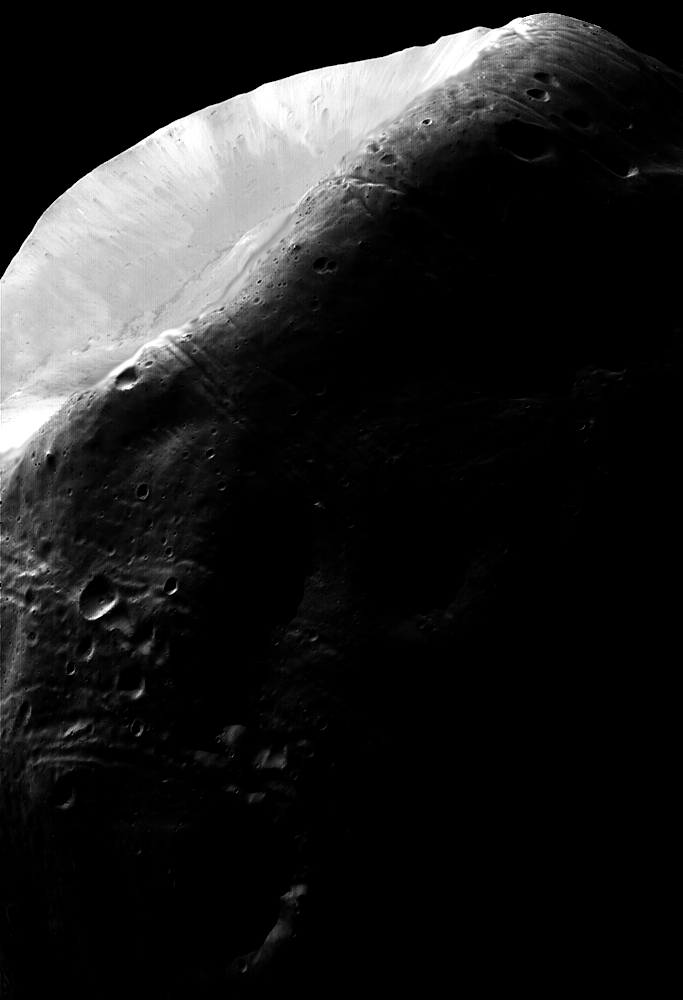
#> input picture lab3/Q3_2.tif, 683 x 1000 px
$ python hist_match.py
#> lines starting #> are read from the running program, lines starting #| are printed output that depends on the picture
import numpy as np
import cv2 as cv
from matplotlib import pyplot as plt
from matplotlib.colors import Normalize


def hist_match(input_image, spec_hist=None):
    """
    Specify a histogram for image Q3_2.tif, such that by matching the histogram of Q3_2.tif to the specified one,
    the image is enhanced. Implement the specified histogram matching to the input image Q3_2.tif. You may refer to
    the histogram given in the Lecture Notes 3 page 49, but not necessary to use the same one. in your report.
    """
#> called with input_image = 'Q3_2.tif'

    raw_img = cv.imread(input_image, cv.IMREAD_GRAYSCALE)
#> raw_img is the input picture: shape (1000, 683); min 0, max 255, mean 31.7
    L = 2 ** 8
    if spec_hist is None:
        spec_hist = np.array([1 / L] * L)
    # spec_hist = spec_hist / sum(spec_hist)

    bins = range(L + 1)

    input_hist, _ = np.histogram(raw_img.flat, bins=bins, density=True)
#> input_hist = 256 values, max 0.618 at index 0, min 1.61e-05 at index 90, mean 0.00391
    s = np.array([(L - 1) * input_hist[:k + 1].sum() for k in range(L)], int)
#> s = 256 values from 157 to 255
    g = np.array([(L - 1) * spec_hist[:q + 1].sum() for q in range(L)], int)
    # the index of g is implicitly z
    # z = np.array([np.where(g == e)[0][0] if len(np.where(g == e)[0]) != 0 else 0 for e in s], int)
    z = np.array([np.abs(g - e).argmin() for e in s], int)
#> z = 256 values from 157 to 255

    # [8 lines of commented-out code are left out]

    out_img = np.array([z[r] for r in raw_img], int).reshape(raw_img.shape)
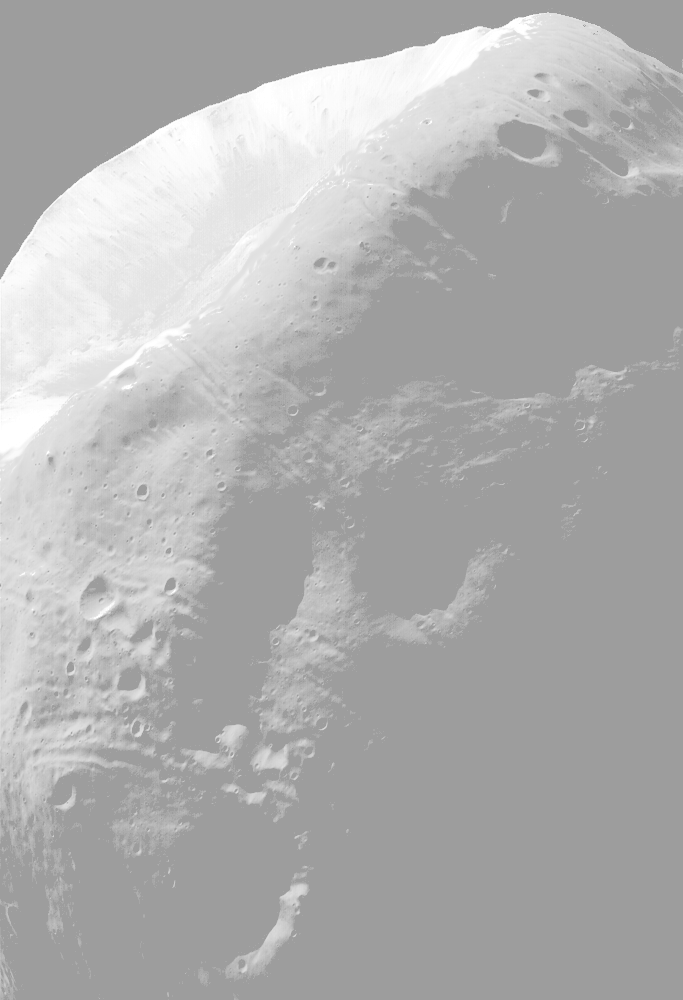
#> out_img: shape (1000, 683) int64; min 157, max 255, mean 176
    output_hist, _ = np.histogram(out_img.flat, bins=bins, density=True)
#> output_hist = 256 values, max 0.618 at index 157, min 0 at index 0, mean 0.00391

    # %% plots
    norm = Normalize(vmin=0, vmax=255)

    plt.subplot(121)
    plt.imshow(raw_img, cmap='gray', norm=norm)
    plt.title("Raw " + input_image)

    plt.subplot(122)
    plt.imshow(out_img, cmap='gray', norm=norm)
    plt.title("Enhanced " + input_image)
    # plt.savefig(file_name + "_comparison.png")
    plt.show()

    plt.figure(figsize=(9.6, 4.8))
    plt.subplot(131)
    plt.title("Histogram of raw " + input_image)
    plt.bar(range(L), input_hist)
    # plt.xticks([])

    plt.subplot(132)
    plt.title("Specified histogram")
    plt.bar(range(L), spec_hist)
    # plt.xticks([])

    plt.subplot(133)
    plt.title("Histogram of enhanced " + input_image)
    plt.bar(range(L), output_hist)
    # plt.legend(('raw image', 'specified histogram', 'matched image'))
    # plt.savefig(file_name + "_histogram.png")
    plt.show()
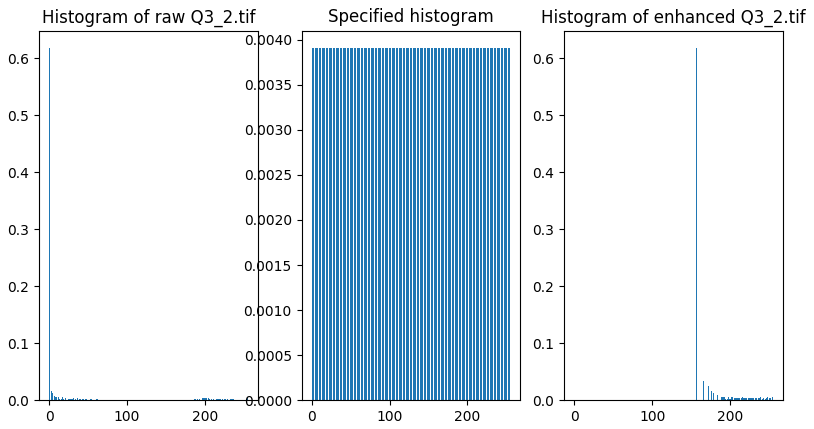
#> figure drawn by matplotlib, 3 panels; panel 1: tallest bar 0.618 high, from x = -0.4 to 0.4; panel 3: tallest bar 0.618 high, from x = 156.6 to 157.4

    plt.plot(z)
    plt.title("Histogram matching transformation for " + input_image)
    plt.xlabel('$r_k$')
    plt.ylabel('$z_k$')
    plt.show()
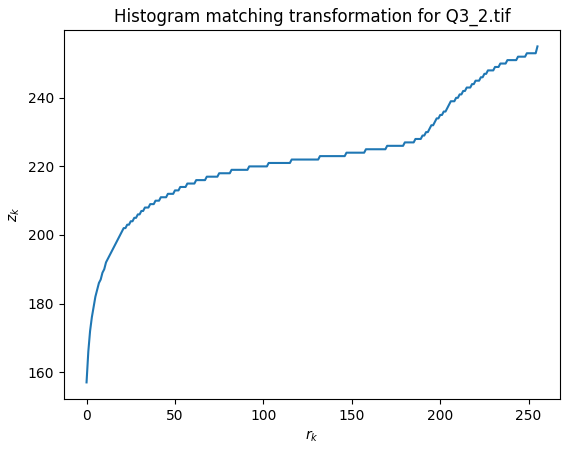
#> figure drawn by matplotlib, 1 panel; curve peaks at x = 255, y = 255

    return out_img, output_hist, input_hist  # , z


# %%
out_img_1, out_hist_1, *_ = hist_match('Q3_2.tif')
#> out_hist_1 has the same summary as output_hist in hist_match
# out_img_1, out_hist_1, _, z1 = hist_match('Q3_2.tif')

# %%
hist = np.concatenate((np.linspace(0, 7, 8 - 0),
                       np.linspace(7, 0.75, 16 - 8),
                       np.linspace(0.75, 0, 184 - 16),
                       np.linspace(0, 0.5, 200 - 184),
                       np.linspace(0.5, 0, 256 - 200)), axis=0)
hist = hist / hist.sum()
plt.plot(hist)
plt.title("Histogram specified")
plt.xlabel('intensity')
plt.ylabel('percentage')
plt.show()
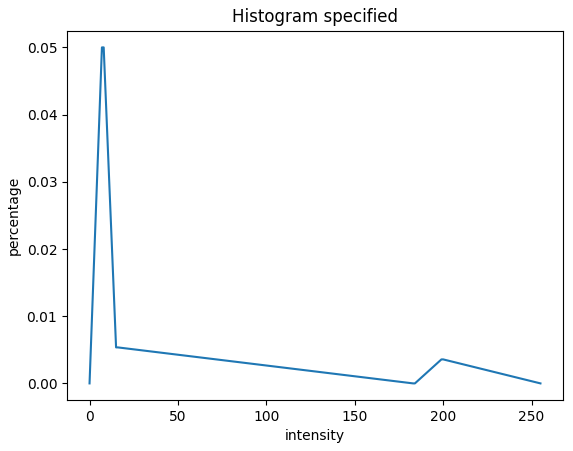
#> figure drawn by matplotlib, 1 panel; curve peaks at x = 7, y = 0.05

out_img_2, *_ = hist_match('Q3_2.tif', hist)
#> call 2 of hist_match, with input_image = 'Q3_2.tif', spec_hist = array of shape (256,)
#> in hist_match (call 2), `z = np.array([np.abs(g - e).argmin() for e in s], int)`: z = 256 values from 57 to 254
#> in hist_match (call 2), `out_img = np.array([z[r] for r in raw_img], int).reshape(raw_img.shape)`:
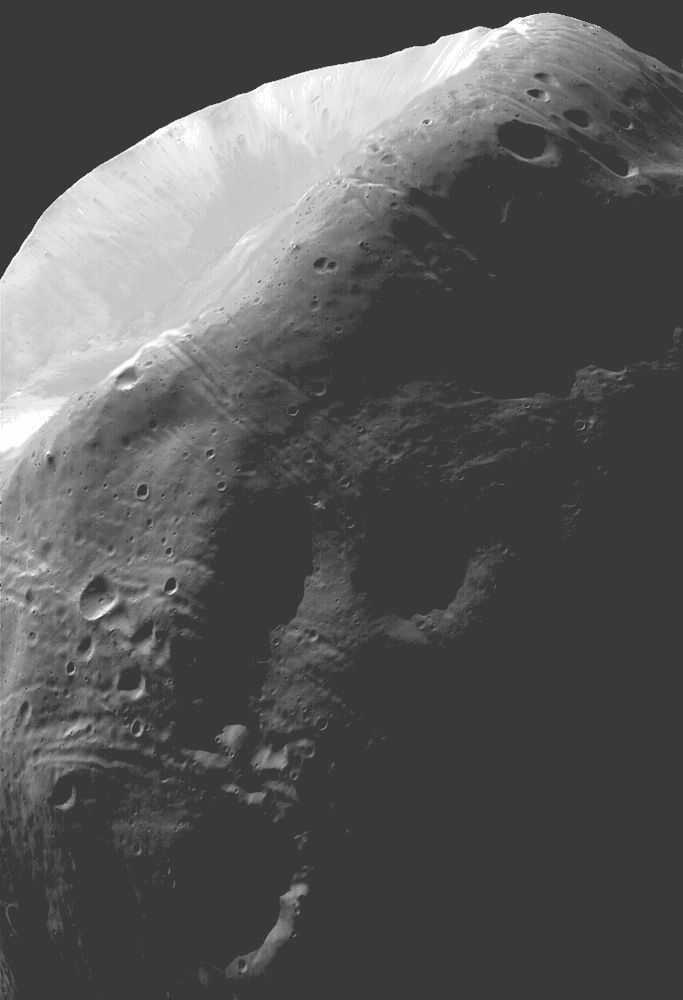
#> out_img: shape (1000, 683) int64; min 57, max 254, mean 87.9
#> in hist_match (call 2), `output_hist, _ = np.histogram(out_img.flat, bins=bins, density=True)`: output_hist = 256 values, max 0.618 at index 57, min 0 at index 0, mean 0.00391
#> in hist_match (call 2), `plt.show()`:
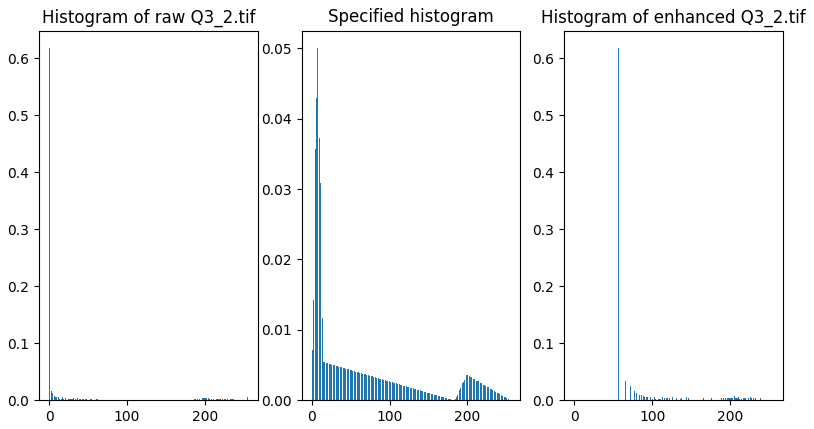
#> figure drawn by matplotlib, 3 panels; panel 1: tallest bar 0.618 high, from x = -0.4 to 0.4; panel 3: tallest bar 0.618 high, from x = 56.6 to 57.4
#> in hist_match (call 2), `plt.show()`:
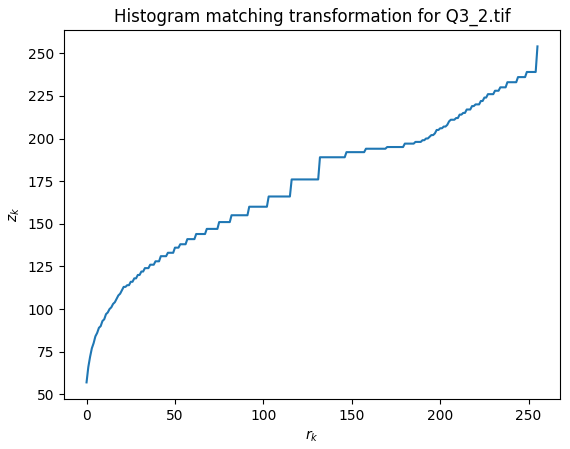
#> figure drawn by matplotlib, 1 panel; curve peaks at x = 255, y = 254
# out_img_2, *_, z2 = hist_match('Q3_2.tif', hist)
norm = Normalize(vmin=0, vmax=255)
plt.subplot(121)
plt.imshow(out_img_1, cmap='gray', norm=norm)
plt.title("Histogram equalized")

plt.subplot(122)
plt.imshow(out_img_2, cmap='gray', norm=norm)
plt.title("Enhanced with a specified histogram")
# plt.savefig(file_name + "_comparison.png")
plt.show()

# [5 lines of commented-out code are left out]

$ run again, with lab3/Q3_3.tif copied over lab3/Q3_2.tif
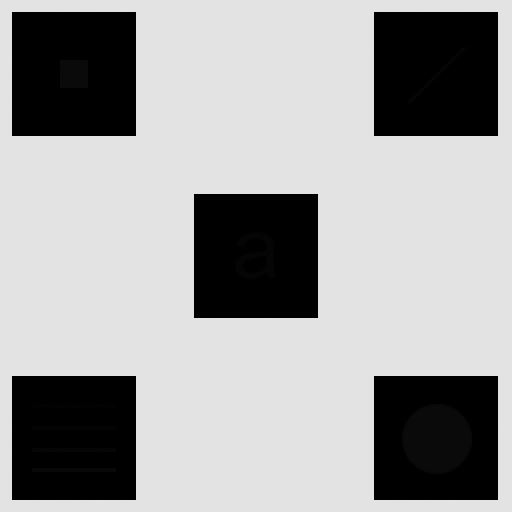
#> input picture lab3/Q3_3.tif, 512 x 512 px
#> in hist_match, raw_img is the input picture: shape (512, 512); min 0, max 228, mean 160.7
#> input_hist = 256 values, max 0.671 at index 227, min 0 at index 12, mean 0.00391
#> s = 256 values from 65 to 255
#> out_img: shape (512, 512) int64; 9 distinct labels, from 65 to 255
#> output_hist = 256 values, max 0.671 at index 250, min 0 at index 0, mean 0.00391
#> out_hist_1 has the same summary as output_hist in hist_match
#> z = 256 values from 8 to 254
#> in hist_match (call 2), `out_img = np.array([z[r] for r in raw_img], int).reshape(raw_img.shape)`:
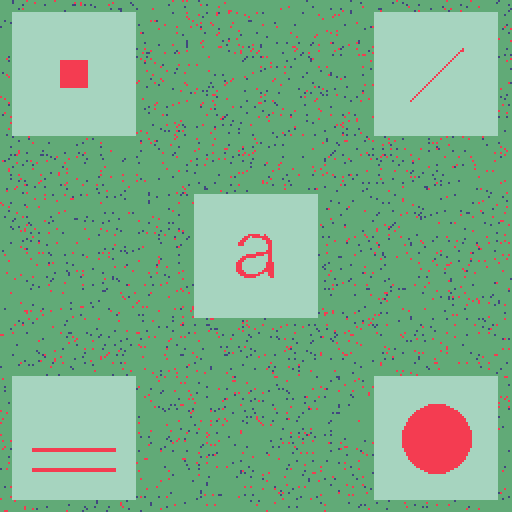
#> out_img: shape (512, 512) int64; 4 distinct labels, from 8 to 254; one colour per label, 0 black
#> output_hist = 256 values, max 0.671 at index 230, min 0 at index 0, mean 0.00391
#> in hist_match (call 2), `plt.show()`:
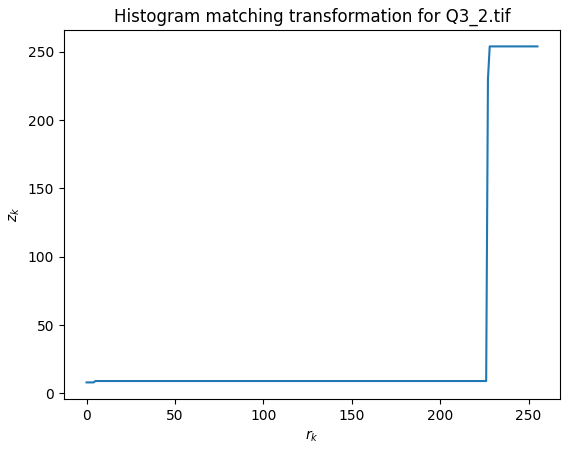
#> figure drawn by matplotlib, 1 panel; curve peaks at x = 228, y = 254

$ run again, with lab3/Q3_4.tif copied over lab3/Q3_2.tif
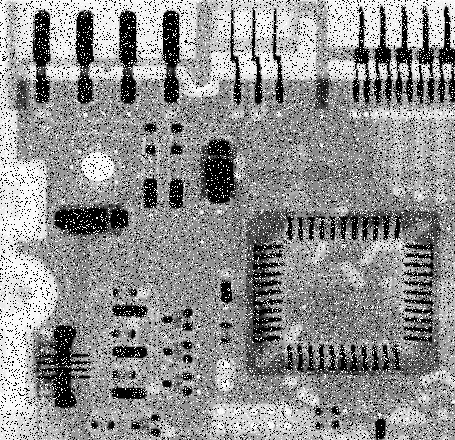
#> input picture lab3/Q3_4.tif, 455 x 440 px
#> in hist_match, raw_img is the input picture: shape (440, 455); min 0, max 255, mean 144.1
#> input_hist = 256 values, max 0.153 at index 0, min 0.000165 at index 254, mean 0.00391
#> s = 256 values from 39 to 255
#> output_hist = 256 values, max 0.153 at index 39, min 0 at index 0, mean 0.00391
#> out_hist_1 has the same summary as output_hist in hist_match
#> z = 256 values from 6 to 254
#> in hist_match (call 2), `out_img = np.array([z[r] for r in raw_img], int).reshape(raw_img.shape)`:
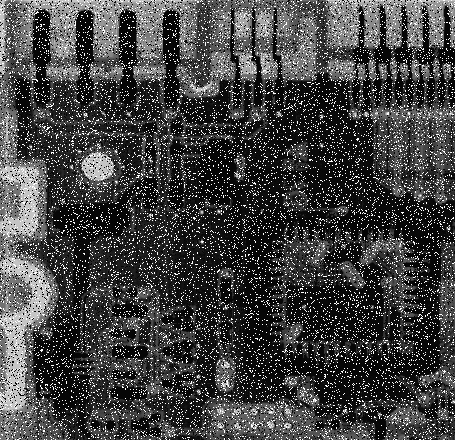
#> out_img: shape (440, 455) int64; min 6, max 254, mean 66.7
#> output_hist = 256 values, max 0.176 at index 6, min 0 at index 0, mean 0.00391
#> in hist_match (call 2), `plt.show()`:
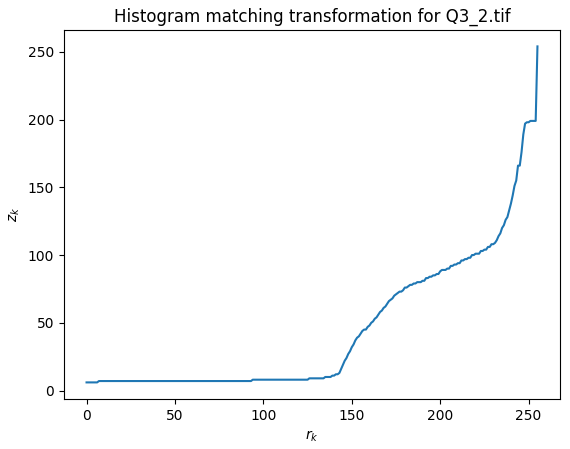
#> figure drawn by matplotlib, 1 panel; curve peaks at x = 255, y = 254
